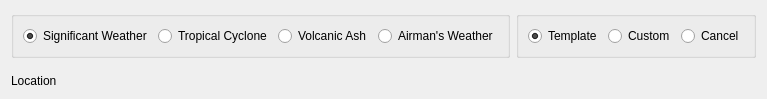
<?xml version="1.0" encoding="UTF-8"?>
<ui version="4.0">
 <class>Editor</class>
 <widget class="QWidget" name="Editor">
  <property name="geometry">
   <rect>
    <x>0</x>
    <y>0</y>
    <width>776</width>
    <height>95</height>
   </rect>
  </property>
  <property name="windowTitle">
   <string notr="true">Sigmet</string>
  </property>
  <layout class="QVBoxLayout" name="layout">
   <property name="sizeConstraint">
    <enum>QLayout::SetFixedSize</enum>
   </property>
   <item>
    <layout class="QHBoxLayout" name="typeLayout">
     <item>
      <widget class="QGroupBox" name="typeGroup">
       <property name="title">
        <string notr="true"/>
       </property>
       <layout class="QHBoxLayout" name="typeGroupLayout">
        <item>
         <widget class="QRadioButton" name="significantWeather">
          <property name="text">
           <string>Significant Weather</string>
          </property>
          <property name="checked">
           <bool>true</bool>
          </property>
         </widget>
        </item>
        <item>
         <widget class="QRadioButton" name="tropicalCyclone">
          <property name="text">
           <string>Tropical Cyclone</string>
          </property>
         </widget>
        </item>
        <item>
         <widget class="QRadioButton" name="volcanicAsh">
          <property name="text">
           <string>Volcanic Ash</string>
          </property>
         </widget>
        </item>
        <item>
         <widget class="QRadioButton" name="airmansWeather">
          <property name="text">
           <string>Airman's Weather</string>
          </property>
         </widget>
        </item>
       </layout>
      </widget>
     </item>
     <item>
      <spacer name="horizontalSpacer">
       <property name="orientation">
        <enum>Qt::Horizontal</enum>
       </property>
       <property name="sizeHint" stdset="0">
        <size>
         <width>0</width>
         <height>20</height>
        </size>
       </property>
      </spacer>
     </item>
     <item>
      <widget class="QGroupBox" name="sortGroup">
       <property name="title">
        <string notr="true"/>
       </property>
       <layout class="QHBoxLayout" name="horizontalLayout_2">
        <item>
         <widget class="QRadioButton" name="template">
          <property name="text">
           <string>Template</string>
          </property>
          <property name="checked">
           <bool>true</bool>
          </property>
         </widget>
        </item>
        <item>
         <widget class="QRadioButton" name="custom">
          <property name="text">
           <string>Custom</string>
          </property>
         </widget>
        </item>
        <item>
         <widget class="QRadioButton" name="cancel">
          <property name="text">
           <string>Cancel</string>
          </property>
         </widget>
        </item>
       </layout>
      </widget>
     </item>
    </layout>
   </item>
   <item>
    <layout class="QHBoxLayout" name="mainLayout">
     <item>
      <layout class="QVBoxLayout" name="leftLayout">
       <item>
        <layout class="QHBoxLayout" name="contentLayout">
         <property name="bottomMargin">
          <number>10</number>
         </property>
        </layout>
       </item>
       <item alignment="Qt::AlignLeft|Qt::AlignTop">
        <widget class="QLabel" name="location">
         <property name="minimumSize">
          <size>
           <width>180</width>
           <height>0</height>
          </size>
         </property>
         <property name="maximumSize">
          <size>
           <width>270</width>
           <height>16777215</height>
          </size>
         </property>
         <property name="text">
          <string notr="true">Location</string>
         </property>
         <property name="wordWrap">
          <bool>true</bool>
         </property>
         <property name="textInteractionFlags">
          <set>Qt::NoTextInteraction</set>
         </property>
        </widget>
       </item>
      </layout>
     </item>
    </layout>
   </item>
  </layout>
 </widget>
 <resources/>
 <connections/>
</ui>
